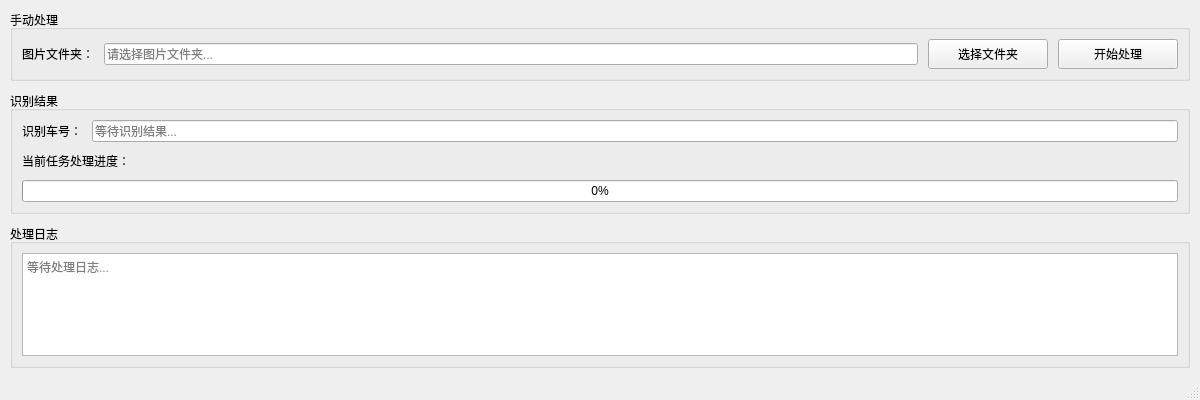
<?xml version="1.0" encoding="UTF-8"?>
<ui version="4.0">
 <class>SideTrainNumberRec</class>
 <widget class="QMainWindow" name="SideTrainNumberRec">
  <property name="geometry">
   <rect>
    <x>0</x>
    <y>0</y>
    <width>1200</width>
    <height>400</height>
   </rect>
  </property>
  <property name="windowTitle">
   <string>LCZH-字符识别V25.6.9</string>
  </property>
  <widget class="QWidget" name="centralwidget">
   <layout class="QVBoxLayout" name="verticalLayout">
    <property name="spacing">
     <number>10</number>
    </property>
    <property name="leftMargin">
     <number>10</number>
    </property>
    <property name="topMargin">
     <number>10</number>
    </property>
    <property name="rightMargin">
     <number>10</number>
    </property>
    <property name="bottomMargin">
     <number>10</number>
    </property>
    <item>
     <widget class="QGroupBox" name="groupBox_3">
      <property name="title">
       <string>手动处理</string>
      </property>
      <layout class="QVBoxLayout" name="verticalLayout_5">
       <property name="spacing">
        <number>10</number>
       </property>
       <item>
        <layout class="QHBoxLayout" name="horizontalLayout">
         <property name="spacing">
          <number>10</number>
         </property>
         <item>
          <widget class="QLabel" name="label">
           <property name="text">
            <string>图片文件夹：</string>
           </property>
          </widget>
         </item>
         <item>
          <widget class="QLineEdit" name="lineEditImageDir">
           <property name="readOnly">
            <bool>true</bool>
           </property>
           <property name="placeholderText">
            <string>请选择图片文件夹...</string>
           </property>
          </widget>
         </item>
         <item>
          <widget class="QPushButton" name="btnSelectDir">
           <property name="minimumSize">
            <size>
             <width>120</width>
             <height>30</height>
            </size>
           </property>
           <property name="text">
            <string>选择文件夹</string>
           </property>
          </widget>
         </item>
         <item>
          <widget class="QPushButton" name="btnProcess">
           <property name="minimumSize">
            <size>
             <width>120</width>
             <height>30</height>
            </size>
           </property>
           <property name="text">
            <string>开始处理</string>
           </property>
          </widget>
         </item>
        </layout>
       </item>
      </layout>
     </widget>
    </item>
    <item>
     <widget class="QGroupBox" name="groupBox">
      <property name="title">
       <string>识别结果</string>
      </property>
      <layout class="QVBoxLayout" name="verticalLayout_2">
       <property name="spacing">
        <number>10</number>
       </property>
       <item>
        <layout class="QHBoxLayout" name="horizontalLayout_2">
         <item>
          <widget class="QLabel" name="label_2">
           <property name="text">
            <string>识别车号：</string>
           </property>
          </widget>
         </item>
         <item>
          <widget class="QLineEdit" name="lineEditTrainNumber">
           <property name="readOnly">
            <bool>true</bool>
           </property>
           <property name="placeholderText">
            <string>等待识别结果...</string>
           </property>
          </widget>
         </item>
        </layout>
       </item>
       <item>
        <layout class="QVBoxLayout" name="verticalLayout_4">
         <item>
          <widget class="QLabel" name="labelCurrentGroup">
           <property name="text">
            <string>当前任务处理进度：</string>
           </property>
          </widget>
         </item>
         <item>
          <widget class="QProgressBar" name="progressBar">
           <property name="value">
            <number>0</number>
           </property>
           <property name="textVisible">
            <bool>true</bool>
           </property>
          </widget>
         </item>
        </layout>
       </item>
      </layout>
     </widget>
    </item>
    <item>
     <widget class="QGroupBox" name="groupBox_2">
      <property name="title">
       <string>处理日志</string>
      </property>
      <property name="sizePolicy">
       <sizepolicy hsizetype="Preferred" vsizetype="Expanding">
        <horstretch>0</horstretch>
        <verstretch>0</verstretch>
       </sizepolicy>
      </property>
      <layout class="QVBoxLayout" name="verticalLayout_3">
       <property name="spacing">
        <number>10</number>
       </property>
       <item>
        <widget class="QTextEdit" name="textEditLog">
         <property name="readOnly">
          <bool>false</bool>
         </property>
         <property name="placeholderText">
          <string>等待处理日志...</string>
         </property>
        </widget>
       </item>
      </layout>
     </widget>
    </item>
   </layout>
  </widget>
  <widget class="QMenuBar" name="menubar">
   <property name="geometry">
    <rect>
     <x>0</x>
     <y>0</y>
     <width>800</width>
     <height>22</height>
    </rect>
   </property>
  </widget>
  <widget class="QStatusBar" name="statusbar"/>
 </widget>
 <resources/>
 <connections/>
</ui>
